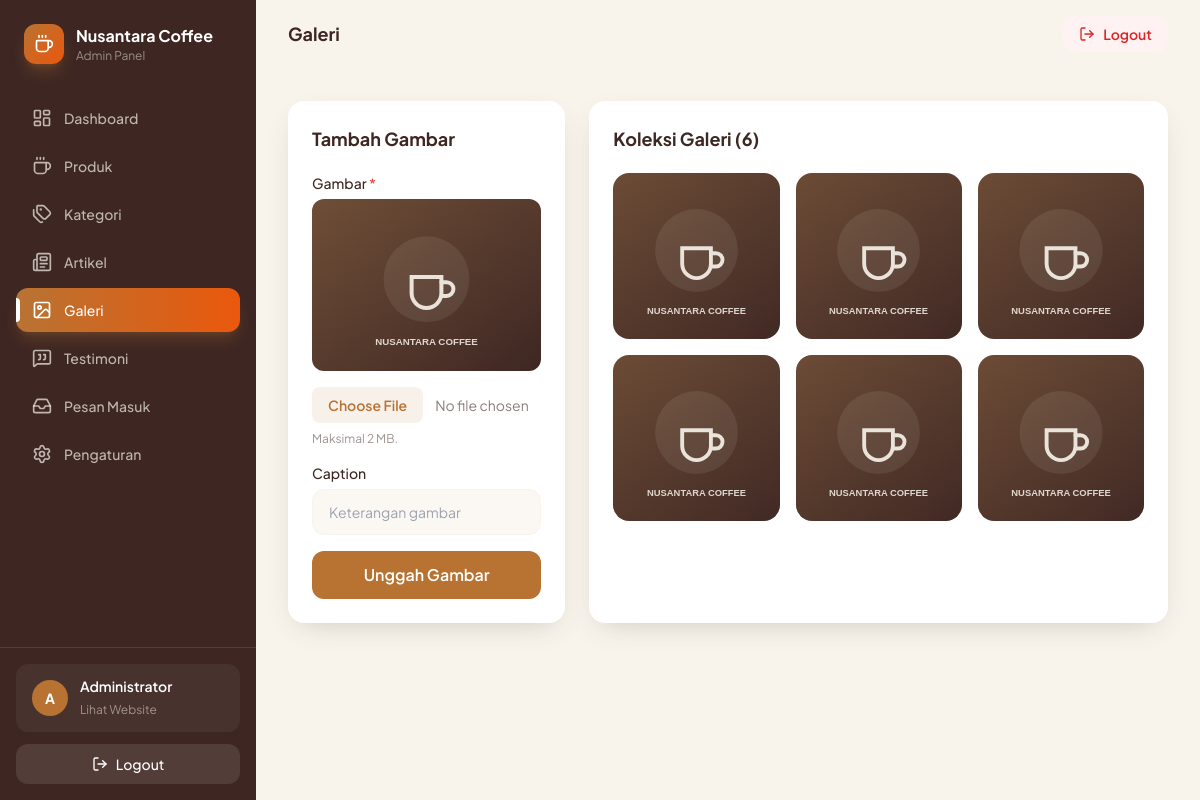
Page /admin/galeri/index.php (signed in) on the committed database.
### tables this page shows
CREATE TABLE `galeri` (
  `id` INT UNSIGNED AUTO_INCREMENT PRIMARY KEY,
  `gambar` VARCHAR(255) NOT NULL,
  `caption` VARCHAR(255) DEFAULT NULL,
  `created_at` TIMESTAMP DEFAULT CURRENT_TIMESTAMP
);

### includes/functions.php (called while the page is built, shortened)
<?php
require_once __DIR__ . '/../config/database.php';
function e(?string $value): string {
    return htmlspecialchars((string)$value, ENT_QUOTES, 'UTF-8');
}
function url(string $path = ''): string {
    return BASE_URL . '/' . ltrim($path, '/');
}
function asset(string $path): string {
    return url($path);
}

### config/database.php (called while the page is built, shortened)
<?php
function db(): PDO {
    static $pdo = null;
    if ($pdo === null) {
        $dsn = 'mysql:host=' . DB_HOST . ';port=' . DB_PORT . ';dbname=' . DB_NAME . ';charset=utf8mb4';
        $options = [
            PDO::ATTR_ERRMODE            => PDO::ERRMODE_EXCEPTION,
            PDO::ATTR_DEFAULT_FETCH_MODE => PDO::FETCH_ASSOC,
            PDO::ATTR_EMULATE_PREPARES   => false,
        ];
        try {
            $pdo = new PDO($dsn, DB_USER, DB_PASS, $options);
        } catch (PDOException $e) {
            die('Koneksi database gagal: ' . htmlspecialchars($e->getMessage()));
        }
    }
    return $pdo;
}

### admin/galeri/index.php (the view, shortened to what this page needs)
<?php
$galeris = db()->query("SELECT * FROM galeri ORDER BY id DESC")->fetchAll();
require_once __DIR__ . '/../layout/head.php';
?>
<div class="grid gap-6 lg:grid-cols-3">
    <div class="rounded-2xl bg-white p-6 shadow-soft">
        <h3 class="text-lg font-bold">Tambah Gambar</h3>
        <form method="post" enctype="multipart/form-data" class="mt-5 space-y-4">
            <div>
                <label class="mb-1.5 block text-sm font-medium">Gambar <span class="text-red-500">*</span></label>
                <img id="preview-gambar" src="<?= url('assets/img/placeholder-coffee.svg') ?>" class="aspect-[4/3] w-full rounded-xl object-cover" alt="Preview">
                <input type="file" name="gambar" data-preview="preview-gambar" accept="image/*" required class="mt-4 w-full text-sm text-espresso/60 file:mr-3 file:rounded-lg file:border-0 file:bg-copper/10 file:px-4 file:py-2 file:text-sm file:font-semibold file:text-copper">
                <p class="mt-2 text-xs text-espresso/50">Maksimal 2 MB.</p>
            </div>
            <div>
                <label class="mb-1.5 block text-sm font-medium">Caption</label>
                <input type="text" name="caption" class="w-full rounded-xl border border-cream bg-cream/60 px-4 py-3 text-sm outline-none transition focus:border-copper" placeholder="Keterangan gambar">
            </div>
            <button type="submit" class="w-full rounded-xl bg-copper py-3 font-semibold text-white transition-all duration-300 hover:bg-espresso">Unggah Gambar</button>
        </form>
    </div>
    <div class="rounded-2xl bg-white p-6 shadow-soft lg:col-span-2">
        <h3 class="text-lg font-bold">Koleksi Galeri (<?= count($galeris) ?>)</h3>
        <div class="mt-5 grid grid-cols-2 gap-4 sm:grid-cols-3">
            <?php foreach ($galeris as $g): ?>
            <div class="group relative overflow-hidden rounded-2xl">
                <img src="<?= e(asset($g['gambar'])) ?>" alt="<?= e($g['caption']) ?>" class="aspect-square w-full object-cover transition-transform duration-500 group-hover:scale-110">
            </div>
            <?php endforeach; ?>
        </div>
    </div>
</div>
<?php require_once __DIR__ . '/../layout/footer.php'; ?>

### assets/css/style.css (style rules this page uses)
html { scroll-behavior: smooth; }
a[href], button, [role=button], select, summary, label[for], input[type=checkbox], input[type=radio], input[type=range], input[type=file] { cursor: pointer; }

### rows in the picture
galeri: gambar (placeholder picture)
galeri: gambar (placeholder picture)
galeri: gambar (placeholder picture)
galeri: gambar (placeholder picture)
galeri: gambar (placeholder picture)
galeri: gambar (placeholder picture)

### other values in the picture
site('site_name', APP_NAME) "Nusantara Coffee"
$m['label'] "Dashboard"
$m['label'] "Produk"
$m['label'] "Kategori"
$m['label'] "Artikel"
$m['label'] "Galeri"
$m['label'] "Testimoni"
$m['label'] "Pesan Masuk"
$m['label'] "Pengaturan"
mb_strtoupper(mb_substr($_SESSION['admin_name'] ?? 'A', 0, 1)) "A"
$_SESSION['admin_name'] "Administrator"
$title "Galeri"
count($galeris) "6"
